Frame 1 (no input): blank canvas, image omitted
Frame 60 (the mouse pressed at the canvas centre just before this capture): blank canvas, image omitted
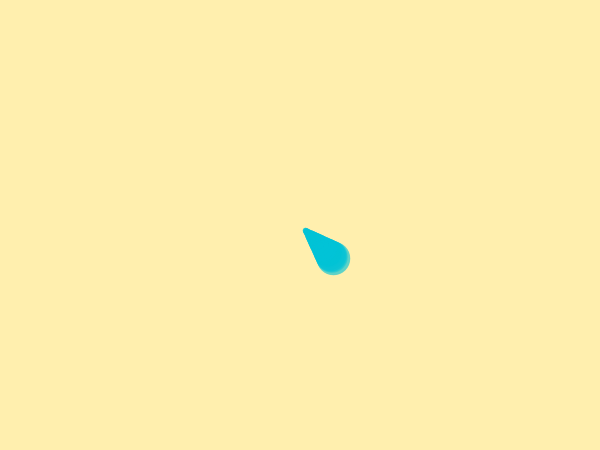
Frame 120 (the mouse held since frame 60 and released just before this capture)

The Processing sketch whose frames 1 and 60 were blank and that drew this single picture after the mouse press (run headless with seeded random() and noise(); from frame 60 on, the mouse is pressed at the canvas centre):

// Processing sketch: processing_13398
// ── processing_13398.pde

void setup(){
  size(600,450);
  background(255,239,174);
  frameRate(20);
  noStroke();
}
 
void draw(){
if(mousePressed == true){
  float v = random(5,35);
  ellipse(mouseX+v,mouseY+v,v,v);
 
  fill(0,194,213,100);
}
}
                
                
